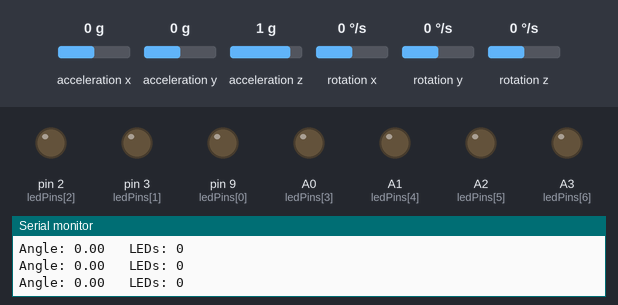
This sketch was run on a simulated Arduino Uno, built with avr-gcc and run on an emulated ATmega328P. Shown: output pins drawn as LEDs (lit = HIGH), the last lines printed to the serial monitor. Inputs (shaded band) come from the test bench; at power-on: acceleration y 0 g, acceleration x 0 g, acceleration z 1 g, rotation x 0 °/s, rotation y 0 °/s, rotation z 0 °/s.

Above: at 3.2 s.
3.3 s: acceleration y set to -1.4 g
At 4.0 s:
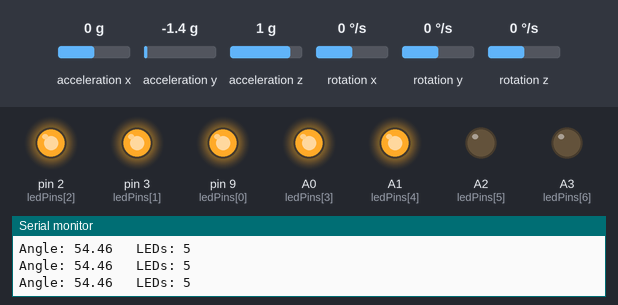
4.8 s: acceleration x set to -0.4 g
7.8 s: acceleration x set to -0.7 g
At 8.3 s:
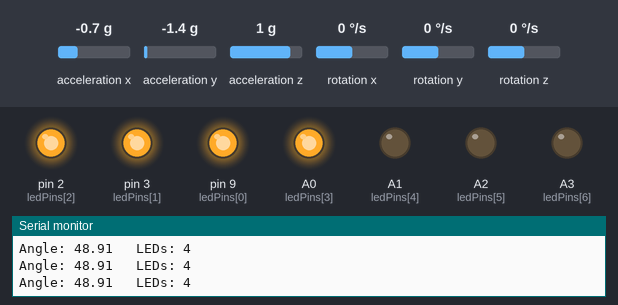
9.3 s: acceleration z set to 0.8 g
At 10.6 s:
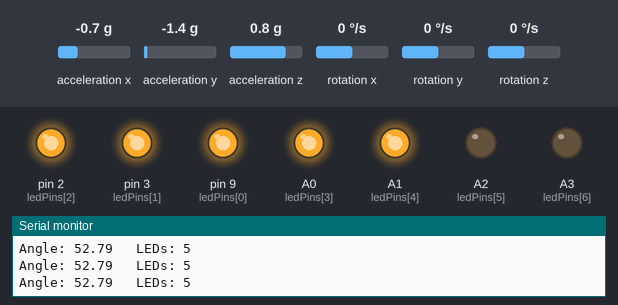
12.3 s: acceleration y set to -1.1 g
At 12.7 s:
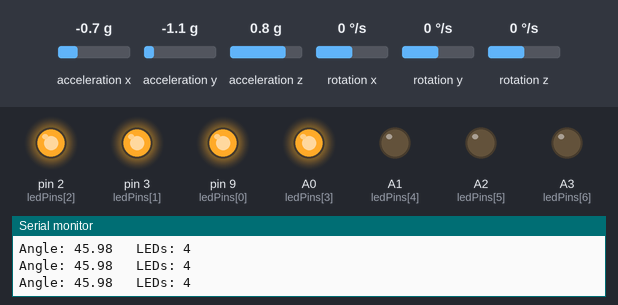
15.3 s: acceleration z set to -1.4 g
At 15.7 s:
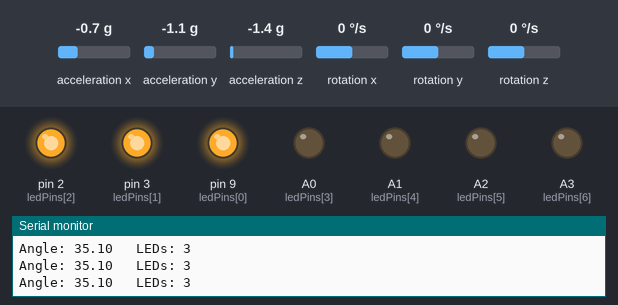
Timing chart, 0 to 17.8 s (numbered marks = the images above; inputs shaded):
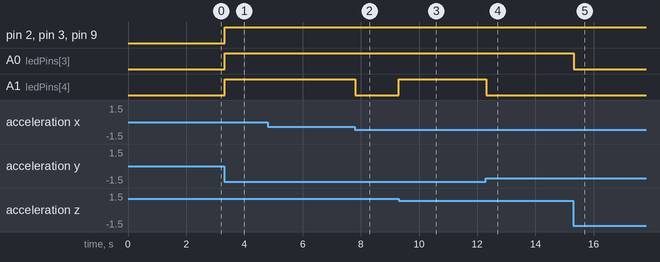

The sketch:

Code.ino
```cpp
#include <Wire.h>
#include <MPU6050_light.h>

MPU6050 mpu(Wire);

// LED pins
const byte ledPins[8] = {9,3,2,A0,A1,A2,A3};

void setup() {
  Serial.begin(9600);
  Wire.begin();

  byte status = mpu.begin();

  Serial.print("MPU6050 status: ");
  Serial.println(status);

  while (status != 0);

  Serial.println("Keep the MPU6050 horizontal...");
  delay(1000);

  mpu.calcOffsets();

  for (int i = 0; i < 8; i++) {
    pinMode(ledPins[i], OUTPUT);
    digitalWrite(ledPins[i], LOW);
  }

  Serial.println("Calibration Complete");
}

void loop() {

  mpu.update();

  // Choose the axis you're tilting about
  float angle = abs(mpu.getAngleX());

  // Limit to 90 degrees
  if (angle > 90) angle = 90;

  // Convert angle to number of LEDs
  int ledCount = round(angle / 11.25);   // 90 deg / 8 = 11.25 deg

  if (ledCount > 8) ledCount = 8;

  // Update LEDs
  for (int i = 0; i < 8; i++) {
    if (i < ledCount)
      digitalWrite(ledPins[i], HIGH);
    else
      digitalWrite(ledPins[i], LOW);
  }

  Serial.print("Angle: ");
  Serial.print(angle);
  Serial.print("   LEDs: ");
  Serial.println(ledCount);

  delay(20);
}
```

Measured:
- the behaviour switches between -0.5 and -0.6 g on acceleration x (found by bisection; images 1 and 2)
- the behaviour switches between 1 and 0.9 g on acceleration z (found by bisection; images 2 and 3)
- the behaviour switches between -1.3 and -1.2 g on acceleration y (found by bisection; images 3 and 4)
- after the input at 3.3 s, pin 2 (ledPins[2]), pin 3 (ledPins[1]), pin 9 (ledPins[0]), A0 (ledPins[3]), A1 (ledPins[4]): LOW → HIGH at once
- after the input at 7.8 s, A1 (ledPins[4]): HIGH → LOW at once
- after the input at 9.3 s, A1 (ledPins[4]): LOW → HIGH at once
- after the input at 12.3 s, A1 (ledPins[4]): HIGH → LOW at once
- after the input at 15.3 s, A0 (ledPins[3]): HIGH → LOW at once
